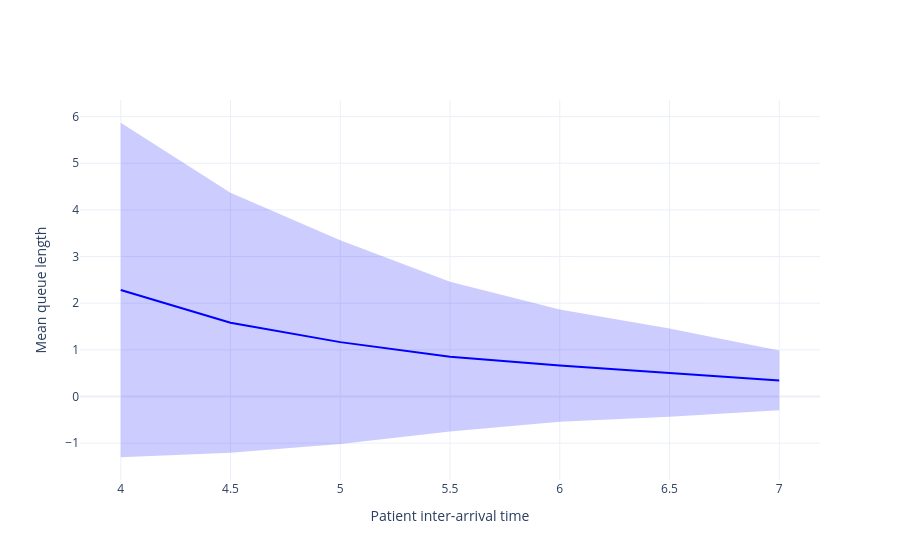

This figure's notebook cell:
### Code cell
sensitivity_plots["mean_queue_length"]

### Figure 1 — Plotly figure (JSON) as saved in the notebook; plotly's stock layout.template omitted (floating-point values rounded to 4 significant figures)
{"data": [{"fill": "toself", "fillcolor": "rgba(0,0,255,0.2)", "hoverinfo": "name+y", "line": {"color": "rgba(255,255,255,0)"}, "name": "95% CI", "showlegend": false, "type": "scatter", "x": [4.0, 4.5, 5.0, 5.5, 6.0, 6.5, 7.0, 7.0, 6.5, 6.0, 5.5, 5.0, 4.5, 4.0], "y": [5.868, 4.367, 3.348, 2.458, 1.865, 1.455, 0.9837, -0.2934, -0.4365, -0.5401, -0.7494, -1.017, -1.204, -1.303]}, {"hoverinfo": "y", "line": {"color": "blue", "width": 2}, "mode": "lines", "type": "scatter", "x": [4.0, 4.5, 5.0, 5.5, 6.0, 6.5, 7.0], "y": [2.282, 1.582, 1.165, 0.8541, 0.6622, 0.5094, 0.3451]}], "layout": {"showlegend": false, "xaxis": {"title": {"text": "Patient inter-arrival time"}}, "yaxis": {"title": {"text": "Mean queue length"}}}}
